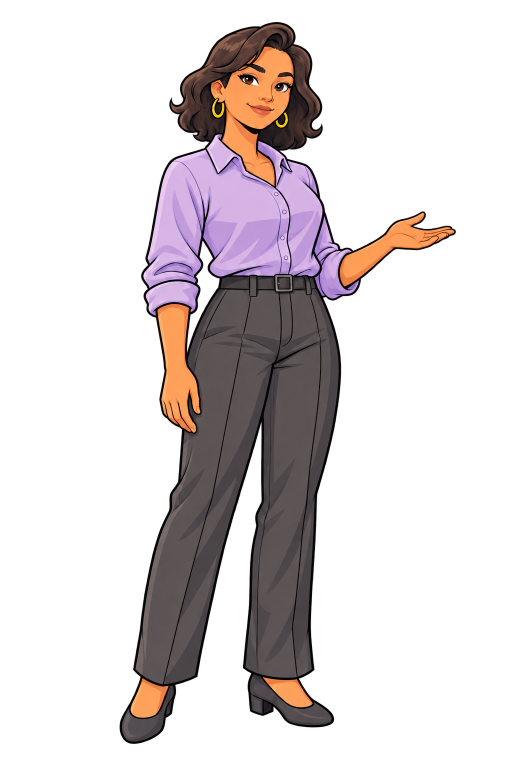
#> input picture art-source/editable/ART-38/generations/ch01_guiding_question-01.png, 1024 x 1536 px (shown at 1/2 size)
$ python -i produce_art38.py   (imports and definitions only)
#> lines starting #> are read from the running program, lines starting #| are printed output that depends on the picture
#> further down, picture is the input picture: PIL image 1024x1536 RGBA; mean R, G, B, A 47, 36.7, 36.7, 66.7
"""Technical export and inspection proofs for the single ART-38 ImageGen sprite.

Artwork and transparency originate in integrated ImageGen. This script performs
only a uniform 3/4 resample, transparent padding, sRGB tagging, import metadata,
and QA composites. It does not repaint or segment the generated character.
"""
from pathlib import Path
import hashlib
import json
import re
import subprocess
import sys
import uuid
from PIL import Image, ImageCms, ImageDraw

ROOT = Path(__file__).resolve().parents[3]
TASK = 'ART-38'
BASE = '4a7143c54c10e4d457b50ffed03891b4debdbfdc'
FINAL = 'Assets/Art/new/characters/CH01/ch01_guiding_question.png'
MASTER = 'Assets/Art/new/characters/CH01/ch01_canonical.png'
SOURCE = 'art-source/editable/ART-38/generations/ch01_guiding_question-01.png'
PRODUCER = 'art-source/editable/ART-38/produce_art38.py'
PREVIEW = 'art-source/previews/ART-38'
PROMPTS = 'docs/art/prompts/ART-38.json'
BACKGROUNDS = ['#F5F0E8', '#24113D']


def read(path):
    return json.loads((ROOT / path).read_text(encoding='utf-8'))


# [4 lines left out: function write, not called in this run]


def sha(path):
    return hashlib.sha256((ROOT / path).read_bytes()).hexdigest()


def git(*args):
    return subprocess.check_output(['git', *args], cwd=ROOT, encoding='utf-8').strip()


def alpha_metrics(im):
    alpha = im.getchannel('A')
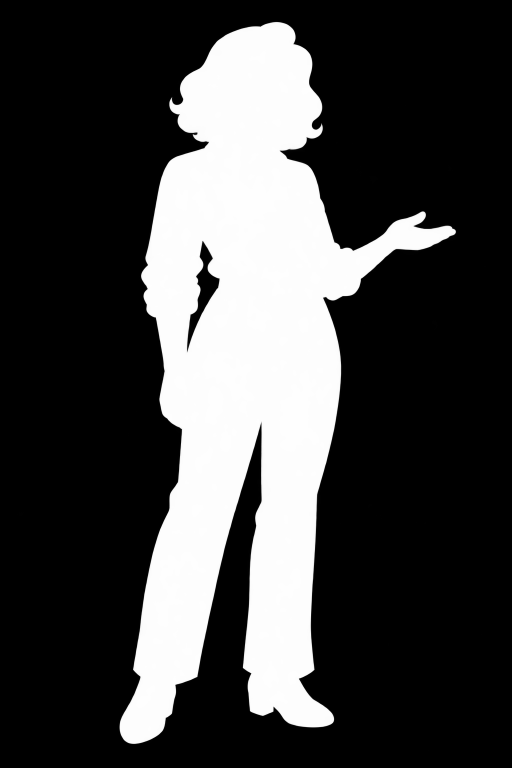
#> alpha: PIL image 1024x1536 L (shown at 1/2 size); min 0, max 254, mean 66.7
    hist = alpha.histogram()
#> hist = 256 values, max 1138088 at index 0, min 0 at index 255, mean 6144
    w, h = im.size
#> w = 1024; h = 1536
    edges = [(0, 0, w, 1), (0, h-1, w, h), (0, 0, 1, h), (w-1, 0, w, h)]
    bbox = alpha.getbbox()
#> bbox = (25, 31, 1010, 1502)
    return {
        'alpha_extrema': list(alpha.getextrema()),
        'alpha_bbox_ltrb_px': list(bbox),
        'visible_bbox_alpha128_ltrb_px': list(alpha.point(lambda x: 255 if x >= 128 else 0).getbbox()),
        'transparent_fraction': hist[0] / (w*h),
        'opaque_fraction': hist[255] / (w*h),
        'outer_edge_alpha_max': max(alpha.crop(e).getextrema()[1] for e in edges),
        'transparent_margins_ltrb_px': [bbox[0], bbox[1], w-bbox[2], h-bbox[3]],
    }


# [149 lines left out: functions composite, contain, save_preview, export, proofs, validate, not called in this run]


# [2 lines not run here, left out]

>>> from PIL import Image
>>> picture = Image.open('generations/ch01_guiding_question-01.png')
>>> result = alpha_metrics(picture)
#> result = {'alpha_extrema': [0, 254], 'alpha_bbox_ltrb_px': [25, 31, 1010, 1502], 'visible_bbox_alpha128_ltrb_px': [239, 44, 912, 1488], 'transparent_fraction': 0.724, 'opaque_fraction': 0, 'outer_edge_alpha_max': 0, 'transparent_margins_ltrb_px': [25, 31, 14, 34]}

$ run again, on art-source/editable/ART-28/generations/calculator.png
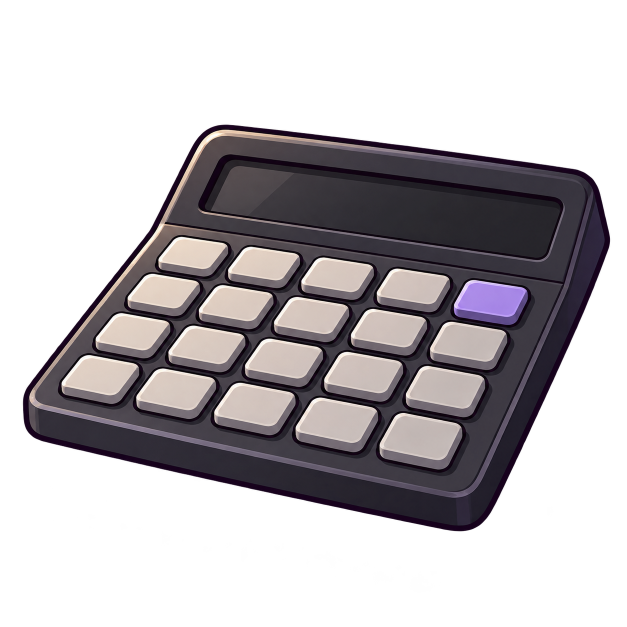
#> input picture art-source/editable/ART-28/generations/calculator.png, 1254 x 1254 px (shown at 1/2 size)
#> picture is the input picture: PIL image 1254x1254 RGBA; mean R, G, B, A 40.6, 36.9, 39.7, 106.2
#> in alpha_metrics, `alpha = im.getchannel('A')`:
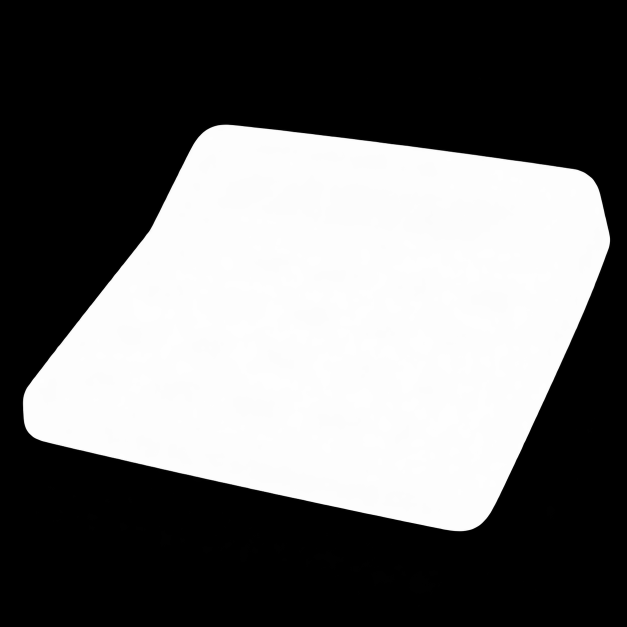
#> alpha: PIL image 1254x1254 L (shown at 1/2 size); min 0, max 255, mean 106.2
#> hist = 256 values, max 898112 at index 0, min 7 at index 185, mean 6142.6
#> bbox = (42, 33, 1232, 1214)
#> result = {'alpha_extrema': [0, 255], 'alpha_bbox_ltrb_px': [42, 33, 1232, 1214], 'visible_bbox_alpha128_ltrb_px': [46, 249, 1220, 1062], 'transparent_fraction': 0.571, 'opaque_fraction': 0.00102, 'outer_edge_alpha_max': 0, 'transparent_margins_ltrb_px': [42, 33, 22, 40]}

$ run again, on art-source/editable/ART-28/generations/ch01.png
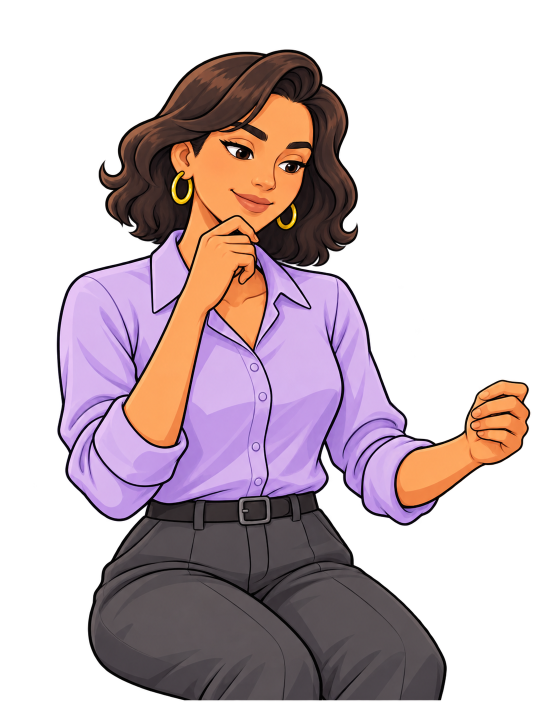
#> input picture art-source/editable/ART-28/generations/ch01.png, 1086 x 1448 px (shown at 1/2 size)
#> picture is the input picture: PIL image 1086x1448 RGBA; mean R, G, B, A 66.2, 50.4, 55.8, 117.6
#> in alpha_metrics, `alpha = im.getchannel('A')`:
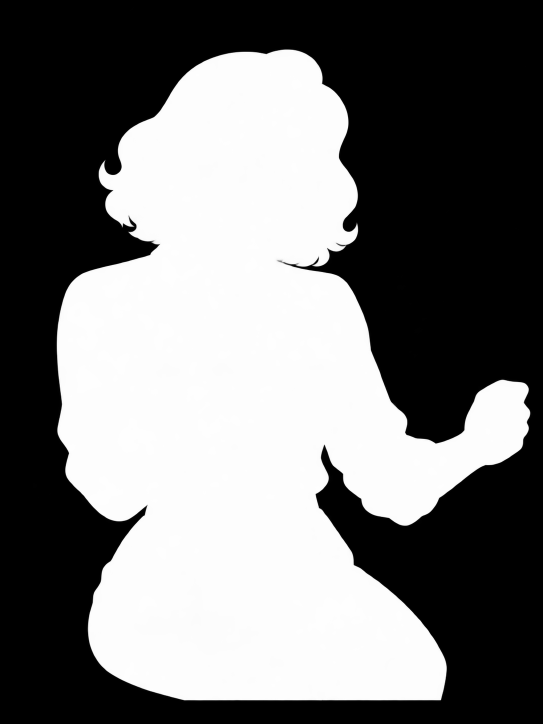
#> alpha: PIL image 1086x1448 L (shown at 1/2 size); min 0, max 255, mean 117.6
#> hist = 256 values, max 825871 at index 0, min 16 at index 158, mean 6142.7
#> bbox = (58, 15, 1066, 1448)
#> result = {'alpha_extrema': [0, 255], 'alpha_bbox_ltrb_px': [58, 15, 1066, 1448], 'visible_bbox_alpha128_ltrb_px': [114, 99, 1060, 1401], 'transparent_fraction': 0.525, 'opaque_fraction': 0.00103, 'outer_edge_alpha_max': 1, 'transparent_margins_ltrb_px': [58, 15, 20, 0]}
